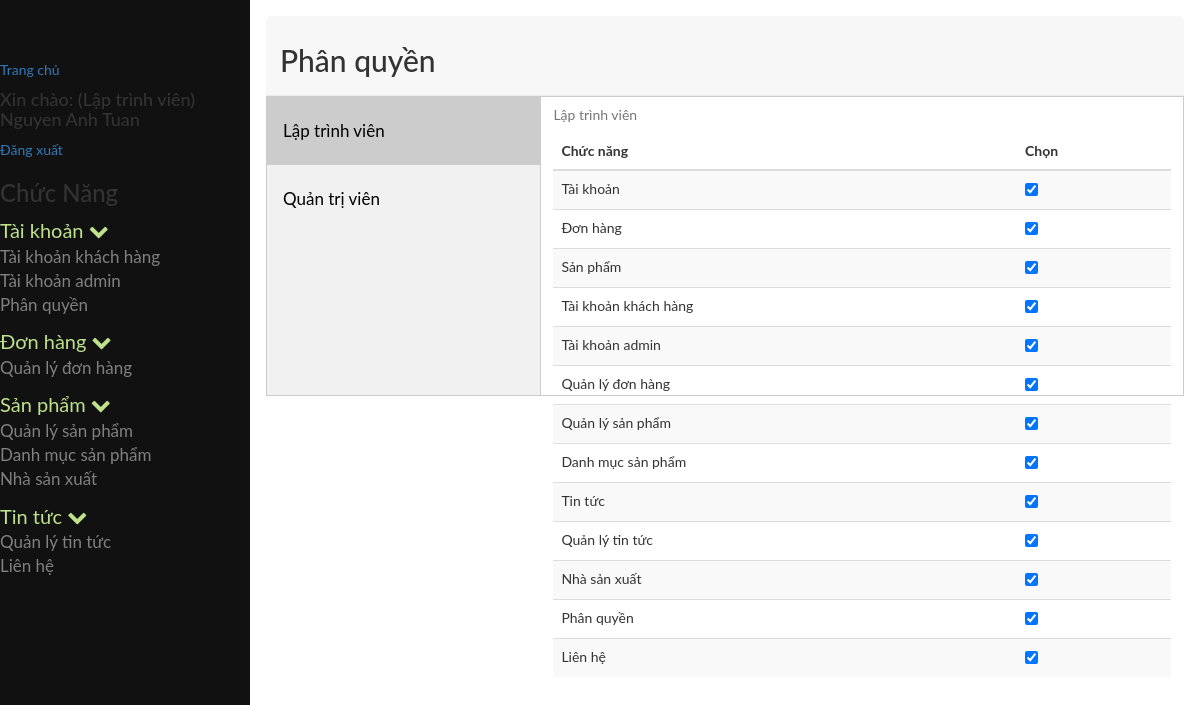
The page /admin/index.php?module=phanquyen (signed in) on the database its author committed.
### tables this page shows
CREATE TABLE `tb_phanquyen` (
  `id` int(11) NOT NULL,
  `id_nhom` int(11) NOT NULL,
  `id_chucnang` int(11) NOT NULL
);

CREATE TABLE `tb_chucnang` (
  `id` int(11) NOT NULL,
  `ten` varchar(255) NOT NULL,
  `trangthai` tinyint(4) NOT NULL,
  `url` varchar(255) NOT NULL,
  `f_order` int(11) NOT NULL,
  `id_parent` int(11) NOT NULL,
  `nhanurl` varchar(255) NOT NULL,
  `hienthi` tinyint(4) NOT NULL,
  `bieutuong` varchar(255) NOT NULL
);

CREATE TABLE `tb_nhomnguoidung` (
  `id` int(11) NOT NULL,
  `tennhom` varchar(250) NOT NULL
);

### admin/cores/loader.php (called while the page is built, shortened)
<?php
class loader
{
	public function view($name='',$data=array())
	{
		extract($data);
		include BASEPATH.'views/'.$name.'.php' ;
	}
}
?>

### admin/models/admin/phanquyenchucnang.php (called while the page is built, shortened)
<?php
include_once 'JATOVI_Model.php';
class phanquyenchucnang extends JATOVI_Model
{
	private $_table = "tb_phanquyen";
	private $_table2 = "tb_chucnang";
	public function getrole($id_nhom)
	{
		$sql = "SELECT * FROM {$this->_table}  INNER JOIN {$this->_table2} WHERE id_nhom = {$id_nhom} AND {$this->_table}.id_chucnang = {$this->_table2}.id ";
		$query = $this->connection->prepare($sql);
		$query->execute();
		$result = $query->fetchAll();
		return $result;
	}
}
$phanquyenchucnang = new phanquyenchucnang();
?>

### admin/models/admin/JATOVI_Model.php (called while the page is built, shortened)
<?php
class JATOVI_Model
{
	private $host = 'localhost';
	private $dbname = 'project_jatovi';
	private $dbuser = 'root';
	private $dbpass = '';
	function __construct()
	{
		try {
			$this->connection  = new PDO("mysql:host={$this->host};dbname={$this->dbname};charset=utf8",$this->dbuser,$this->dbpass);
		} catch (PDOException $e) {
			echo "(DB connection error) Lỗi kết nối cơ sở dữ liệu: ".$e->getMessage();
		}
	}
}
?>

### admin/models/admin/phanquyen_model.php (called while the page is built, shortened)
<?php
include_once 'JATOVI_Model.php';
class phanquyen_model extends JATOVI_Model
{
	private $_table = 'tb_phanquyen';
	private $_table2 = 'tb_nhomnguoidung';
	private $_table3 = 'tb_chucnang';
	public function select_all()
	{
		$sql = "SELECT pq.id as idphanquyen, pq.id_nhom,pq.id_chucnang, nhom.tennhom, cn.ten as tenchucnang FROM {$this->_table} pq INNER JOIN {$this->_table2} nhom ON pq.id_nhom = nhom.id INNER JOIN {$this->_table3} cn ON pq.id_chucnang = cn.id ORDER BY pq.id_nhom ASC, pq.id_chucnang ASC";
		$query = $this->connection->prepare($sql);
		$query->execute();
		$result = $query->fetchAll();
		return $result;
	}
	public function select_nhom()
	{
		$sql = "SELECT id as idnhom, tennhom FROM {$this->_table2}";
		$query = $this->connection->prepare($sql);
		$query->execute();
		$result = $query->fetchAll();
		return $result;
	}
	public function select_chucnang()
	{
		$sql = "SELECT * FROM {$this->_table3}";
		$query = $this->connection->prepare($sql);
		$query->execute();
		$result = $query->fetchAll();
		return $result;
	}
}
$phanquyen_model = new phanquyen_model();
?>

### admin/views/admin/taikhoan/phanquyen.php (the view, shortened to what this page needs)
<div class="row">
	<div class="col-md-12">
		<div class="popover-title">
			<h2>Phân quyền</h2>
		</div>
	</div>
</div>
<div class="row">
	<div class="col-md-12">
		<div class="">
			<div class="tab">
				<?php foreach($nhoms as $nhom): ?>
					<?php
						echo"<button class='tablinks' onclick='openphanquyen(event, {$nhom['idnhom']})'";
						if($nhom['idnhom']==1){echo "id='defaultOpen'";}
						echo">{$nhom['tennhom']}</button>";
					?>
				<?php endforeach; ?>
			</div>
			<?php foreach($nhoms as $nhom): ?>
				<div id="<?=$nhom['idnhom']?>" class="tabcontent">
					<table class="table table-striped">
						<caption><?=$nhom['tennhom']?></caption>
						<thead>
							<tr>
								<th>Chức năng</th>
								<th>Chọn</th>
							</tr>
						</thead>
						<tbody>
							<?php foreach($chucnangs as $chucnang): ?>
								<tr>
									<td><?php echo $chucnang['ten']; ?></td>
									<td>
										<input type="checkbox" name="cnchon"
											<?php
												foreach ($dulieu as $value) {
													if ($value['id_nhom']==$nhom['idnhom'] && $value['id_chucnang'] == $chucnang['id']) {
														echo "checked='checked'";
													}
												}
											?>
										/>
									</td>
								</tr>
							<?php endforeach; ?>
						</tbody>
					</table>
				</div>
			<?php endforeach; ?>
		</div>
	</div>
</div>

### admin/views/admin/partial/sidebar.php (shortened to what this page needs)
<?php
	include_once BASEPATH.'models/admin/phanquyenchucnang.php';
	$chucnang = $phanquyenchucnang->getrole($_SESSION['userGroup']);
	$menu = array();
	foreach ($chucnang as $p) {
		if ($p['id_parent']==0) {
			$child=array();
			foreach ($chucnang as $p2) {
				if ($p2['id_parent']==$p['id']) {
					$child[]=$p2;
				}
			}
			$menu[]=array(
				'parent'=>$p,
				'child'=>$child
			);
		}
	}
?>
<nav class="sidenav" id="mySidenav">
	<a href="<?=base_url?>index.php">Trang chủ</a>
	<h4>Xin chào: <?='('.$_SESSION['userChucdanh'].')'?> <?=$_SESSION['userName']?></h4>
	<a href="<?=base_url?>index.php?module=page&action=page_logout">Đăng xuất</a>
	<h3>Chức Năng</h3>
	<?php foreach($menu as $value): ?>
		<ul>
			<li>
				<a class="parent_text">
					<?php echo $value['parent']['ten']; ?>
					<span class="fa fa-chevron-down"></span>
				</a>
				<ul>
					<?php foreach($value['child'] as $child): ?>
						<li class="<?=$child['hienthi']==0?"hidden":""?>">
							<a href="<?=base_url.'index.php?module='.$child['url']?>">
								<?=$child['ten']?>
							</a>
						</li>
					<?php endforeach; ?>
				</ul>
			</li>
		</ul>
	<?php endforeach; ?>
</nav>

### admin/public/scripts/css/style.css (style rules this page uses)
body { font-family: "Lato", sans-serif; }
body .sidenav { height: 100%; width: 250px; position: fixed; z-index: 1; top: 0; left: 0; background-color: #111; overflow-x: hidden; transition: 0.5s; padding-top: 60px; }
body .sidenav ul { list-style-type: none; padding-left: 0px; }
body .sidenav ul li a { text-decoration: none; font-size: 17px; color: #818181; display: block; transition: 0.3s; }
body .sidenav ul li .parent_text { font-size: 20px; color: #BFE28C; }

### admin/views/admin/taikhoan/phanquyen.php (style rules this page uses)
* { box-sizing: border-box }
body { font-family: "Lato", sans-serif; }
div.tab { float : left; border : 1px solid #ccc; background-color: #f1f1f1; width : 30%; height : 300px; }
div.tab button { display : block; background-color: inherit; color : black; padding : 22px 16px; width : 100%; border : none; outline : none; text-align : left; cursor : pointer; transition : 0.3s; font-size : 17px; }
div.tab button.active { background-color: #ccc; }
.tabcontent { float : left; padding : 0px 12px; border : 1px solid #ccc; width : 70%; border-left: none; height : 300px; }

### rows shown on the page
tb_phanquyen: id_chucnang.ten "Tài khoản", id_chucnang "☑"
tb_phanquyen: id_chucnang.ten "Tài khoản khách hàng"
tb_phanquyen: id_chucnang.ten "Tài khoản admin"
tb_phanquyen: id_chucnang.ten "Phân quyền"
tb_phanquyen: id_chucnang.ten "Đơn hàng"
tb_phanquyen: id_chucnang.ten "Quản lý đơn hàng"
tb_phanquyen: id_chucnang.ten "Sản phẩm"
tb_phanquyen: id_chucnang.ten "Quản lý sản phẩm"
tb_phanquyen: id_chucnang.ten "Danh mục sản phẩm"
tb_phanquyen: id_chucnang.ten "Nhà sản xuất"
tb_phanquyen: id_chucnang.ten "Tin tức"
tb_phanquyen: id_chucnang.ten "Quản lý tin tức"
tb_phanquyen: id_chucnang.ten "Liên hệ"
tb_nhomnguoidung: tennhom "Lập trình viên"
tb_nhomnguoidung: tennhom "Quản trị viên"
tb_chucnang: ten "Tài khoản"
tb_chucnang: ten "Đơn hàng"
tb_chucnang: ten "Sản phẩm"
tb_chucnang: ten "Tài khoản khách hàng"
tb_chucnang: ten "Tài khoản admin"
tb_chucnang: ten "Quản lý đơn hàng"
tb_chucnang: ten "Quản lý sản phẩm"
tb_chucnang: ten "Danh mục sản phẩm"
tb_chucnang: ten "Tin tức"
tb_chucnang: ten "Quản lý tin tức"
tb_chucnang: ten "Nhà sản xuất"
tb_chucnang: ten "Phân quyền"
tb_chucnang: ten "Liên hệ"

### other values the page prints
$_SESSION['userChucdanh'] "Lập trình viên"
$_SESSION['userName'] "Nguyen Anh Tuan"
